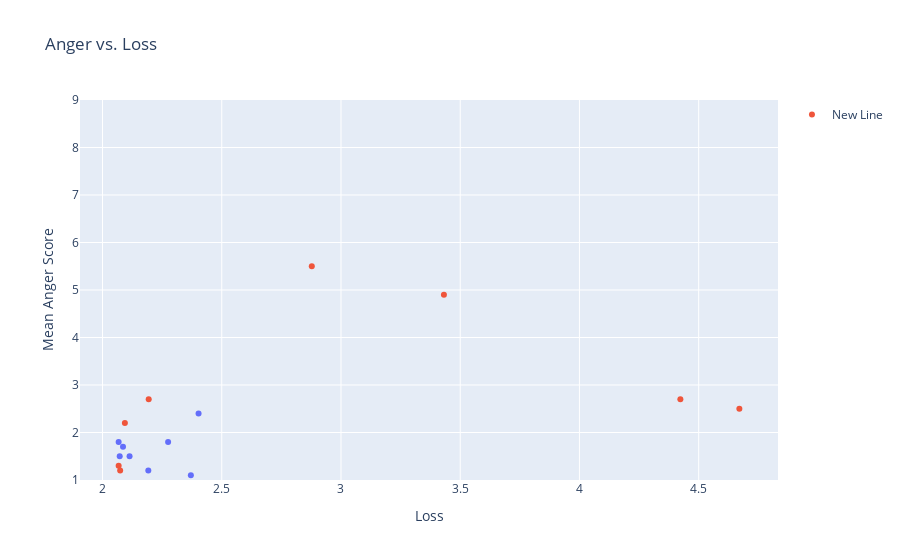

Here is the notebook cell this chart was saved with:
### Code cell
fig = px.scatter(x=act_steer_losses, y=mean_scores, title="Anger vs. Loss", labels={"x": "Loss", "y": "Mean Anger Score"})
fig.add_scatter(x=sae_anger_losses, y=mean_sae_scores, mode='markers', name='New Line')
fig.update_yaxes(range=[1, 9], dtick=1)
fig.show()

### Figure 1 — Plotly figure (JSON) as saved in the notebook; plotly's stock layout.template omitted (floating-point values rounded to 4 significant figures)
{"data": [{"hovertemplate": "Loss=%{x}<br>Mean Anger Score=%{y}<extra></extra>", "legendgroup": "", "marker": {"color": "#636efa", "symbol": "circle"}, "mode": "markers", "name": "", "orientation": "v", "showlegend": false, "type": "scatter", "x": [2.068, 2.072, 2.086, 2.113, 2.192, 2.275, 2.37, 2.403], "xaxis": "x", "y": [1.8, 1.5, 1.7, 1.5, 1.2, 1.8, 1.1, 2.4], "yaxis": "y"}, {"mode": "markers", "name": "New Line", "type": "scatter", "x": [2.068, 2.074, 2.094, 2.194, 2.878, 3.432, 4.423, 4.671], "y": [1.3, 1.2, 2.2, 2.7, 5.5, 4.9, 2.7, 2.5]}], "layout": {"legend": {"tracegroupgap": 0}, "title": {"text": "Anger vs. Loss"}, "xaxis": {"anchor": "y", "domain": [0, 1], "title": {"text": "Loss"}}, "yaxis": {"anchor": "x", "domain": [0, 1], "dtick": 1, "range": [1, 9], "title": {"text": "Mean Anger Score"}}}}
